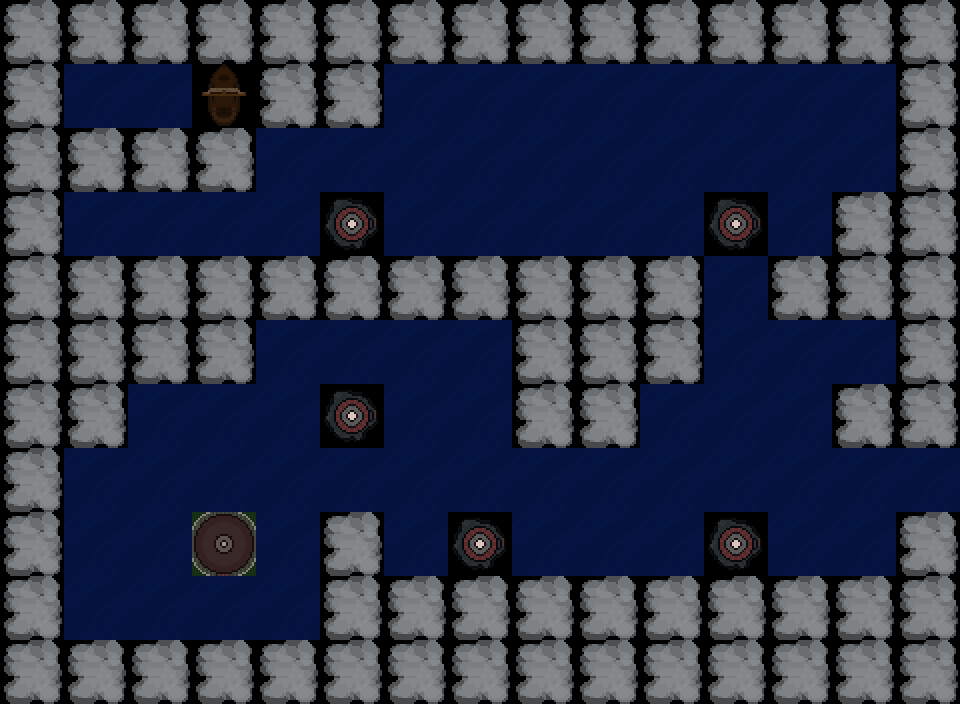

Rendered tile map (Tiled .tmx) drawn with the repository's tilesets; below, a short description and the full map source, tile grids included:
An orthogonal 15x11 tile map with 64x64 px tiles, 1 tile layer (Tile Layer 1), 5 tilesets.

<map version="1.0" tiledversion="1.1.0" orientation="orthogonal" renderorder="right-down" width="15" height="11" tilewidth="64" tileheight="64" infinite="0" nextobjectid="1">
 <tileset firstgid="1" source="../tileset/water1.tsx" />
 <tileset firstgid="2" source="../tileset/ship1.tsx" />
 <tileset firstgid="3" source="../tileset/fog1.tsx" />
 <tileset firstgid="4" source="../tileset/LHMain.tsx" />
 <tileset firstgid="13" source="../tileset/LH1.tsx" />
 <layer name="Tile Layer 1" width="15" height="11">
  <data encoding="csv">
3,3,3,3,3,3,3,3,3,3,3,3,3,3,3,
3,1,1,2,3,3,1,1,1,1,1,1,1,1,3,
3,3,3,3,1,1,1,1,1,1,1,1,1,1,3,
3,1,1,1,1,13,1,1,1,1,1,13,1,3,3,
3,3,3,3,3,3,3,3,3,3,3,1,3,3,3,
3,3,3,3,1,1,1,1,3,3,3,1,1,1,3,
3,3,1,1,1,13,1,1,3,3,1,1,1,3,3,
3,1,1,1,1,1,1,1,1,1,1,1,1,1,1,
3,1,1,8,1,3,1,13,1,1,1,13,1,1,3,
3,1,1,1,1,3,3,3,3,3,3,3,3,3,3,
3,3,3,3,3,3,3,3,3,3,3,3,3,3,3
</data>
 </layer>
</map>
